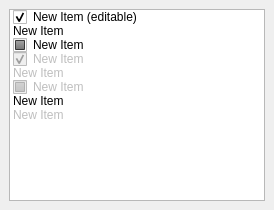
<?xml version="1.0" encoding="UTF-8"?>
<!-- QtMaterial - https://github.com/UN-GCPDS/qt-material -->
<!-- By Yeison Cardona - GCPDS -->
<ui version="4.0">
    <widget class="QDockWidget" name="dockWidget_6">
        <property name="windowTitle">
            <string>Top Dock</string>
        </property>
        <attribute name="dockWidgetArea">
            <number>2</number>
        </attribute>
        <widget class="QWidget" name="dockWidgetContents_5">
            <layout class="QGridLayout" name="gridLayout_20">
                <item row="0" column="0">
                    <widget class="QListWidget" name="listWidget">
                        <item>
                            <property name="text">
                                <string>New Item (editable)</string>
                            </property>
                            <property name="checkState">
                                <enum>Checked</enum>
                            </property>
                            <property name="flags">
                                <set>
                                    ItemIsSelectable|ItemIsEditable|ItemIsDragEnabled|ItemIsUserCheckable|ItemIsEnabled</set>
                            </property>
                        </item>
                        <item>
                            <property name="text">
                                <string>New Item</string>
                            </property>
                            <property name="checkState">
                                <enum>Unchecked</enum>
                            </property>
                        </item>
                        <item>
                            <property name="text">
                                <string>New Item</string>
                            </property>
                            <property name="checkState">
                                <enum>PartiallyChecked</enum>
                            </property>
                        </item>
                        <item>
                            <property name="text">
                                <string>New Item</string>
                            </property>
                            <property name="checkState">
                                <enum>Checked</enum>
                            </property>
                            <property name="flags">
                                <set>ItemIsSelectable|ItemIsDragEnabled|ItemIsUserCheckable</set>
                            </property>
                        </item>
                        <item>
                            <property name="text">
                                <string>New Item</string>
                            </property>
                            <property name="checkState">
                                <enum>Unchecked</enum>
                            </property>
                            <property name="flags">
                                <set>ItemIsSelectable|ItemIsDragEnabled|ItemIsUserCheckable</set>
                            </property>
                        </item>
                        <item>
                            <property name="text">
                                <string>New Item</string>
                            </property>
                            <property name="checkState">
                                <enum>PartiallyChecked</enum>
                            </property>
                            <property name="flags">
                                <set>ItemIsSelectable|ItemIsDragEnabled|ItemIsUserCheckable</set>
                            </property>
                        </item>
                        <item>
                            <property name="text">
                                <string>New Item</string>
                            </property>
                        </item>
                        <item>
                            <property name="text">
                                <string>New Item</string>
                            </property>
                            <property name="flags">
                                <set>ItemIsSelectable|ItemIsDragEnabled|ItemIsUserCheckable</set>
                            </property>
                        </item>
                    </widget>
                </item>
            </layout>
        </widget>
    </widget>
</ui>
